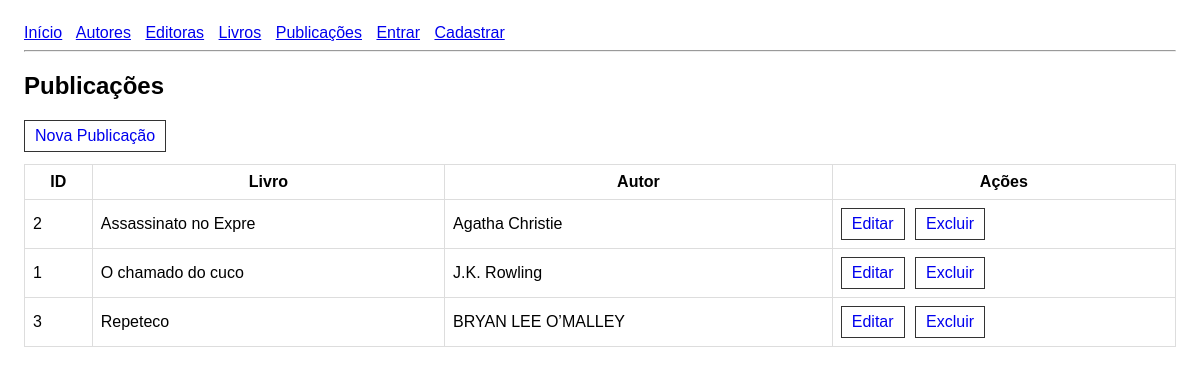
Page /edu/publicacoes/ on the earlier database version.
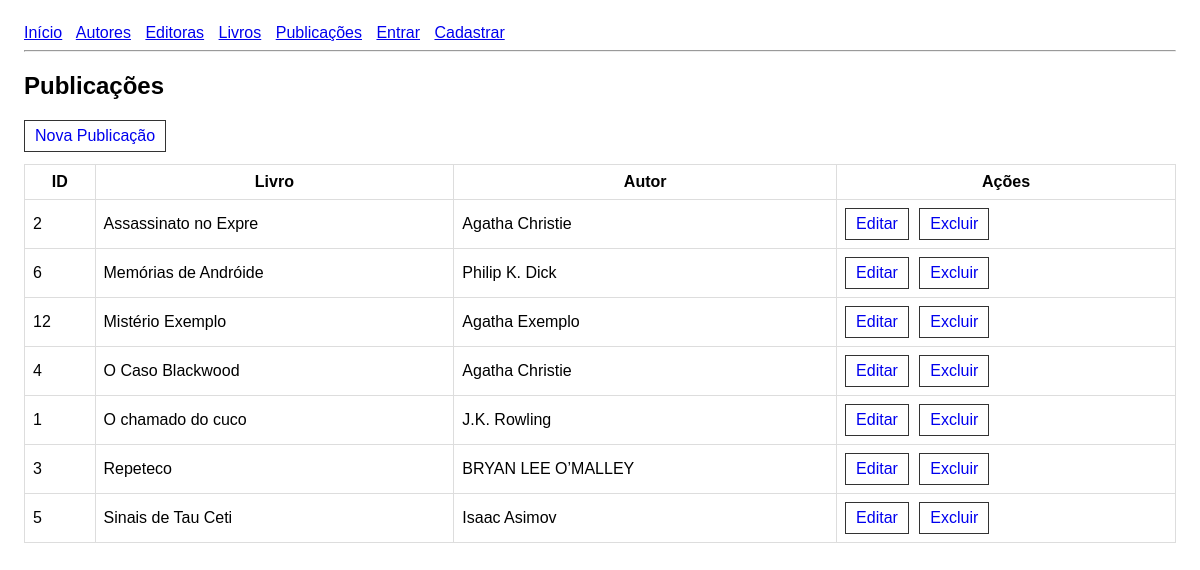
Same page on the later database version.
### edu/models.py (models this page shows, shortened)
class Publica(models.Model):
    id = models.AutoField(primary_key=True)
    livro = models.ForeignKey(Livro, on_delete=models.CASCADE)
    autor = models.ForeignKey(Autor, on_delete=models.CASCADE)
    class Meta:
        constraints = [
            models.UniqueConstraint(fields=['livro', 'autor'], name='unique_livro_autor')
        ]

class Livro(models.Model):
    id = models.AutoField(primary_key=True)
    isbn = models.CharField(max_length=13, unique=True, null=False, blank=False)
    titulo = models.CharField(max_length=20, null=False, blank=False)
    publicacao = models.DateField(null=False, blank=False)
    preco = models.DecimalField(max_digits=6, decimal_places=2, null=False, blank=False)
    estoque = models.IntegerField(null=False, blank=False)
    editora = models.ForeignKey(Editora, on_delete=models.CASCADE)

class Autor(models.Model):
    id = models.AutoField(primary_key=True)
    nome = models.CharField(max_length=100, unique=True, null=False, blank=False)

### edu/views.py (the view)
# urls.py: path("publicacoes/", views.publica_list, name="publica_list"),
def publica_list(request):
    publicacoes = Publica.objects.select_related("livro", "autor").all().order_by("livro__titulo", "autor__nome")
    return render(request, "edu/publica/list.html", {"publicacoes": publicacoes})

### edu/templates/edu/publica/list.html (shortened to what this page needs)
{% extends "edu/base.html" %}
{% block content %}
<h2>Publicações</h2>
<a class="btn" href="{% url 'publica_create' %}">Nova Publicação</a>
<table>
    <thead>
        <tr>
            <th>ID</th>
            <th>Livro</th>
            <th>Autor</th>
            <th>Ações</th>
        </tr>
    </thead>
    <tbody>
    {% for p in publicacoes %}
        <tr>
            <td>{{ p.id }}</td>
            <td>{{ p.livro.titulo }}</td>
            <td>{{ p.autor.nome }}</td>
            <td>
                <a class="btn" href="{% url 'publica_update' p.id %}">Editar</a>
                <a class="btn" href="{% url 'publica_delete' p.id %}">Excluir</a>
            </td>
        </tr>
    {% empty %}
        <tr><td colspan="4">Nenhuma publicação cadastrada.</td></tr>
    {% endfor %}
    </tbody>
</table>
{% endblock %}

Differences in the rows shown:
added Publica: id "6", livro.titulo "Memórias de Andróide", autor.nome "Philip K. Dick"
added Publica: id "12", livro.titulo "Mistério Exemplo", autor.nome "Agatha Exemplo"
added Publica: id "4", livro.titulo "O Caso Blackwood", autor.nome "Agatha Christie"
added Publica: id "5", livro.titulo "Sinais de Tau Ceti", autor.nome "Isaac Asimov"
